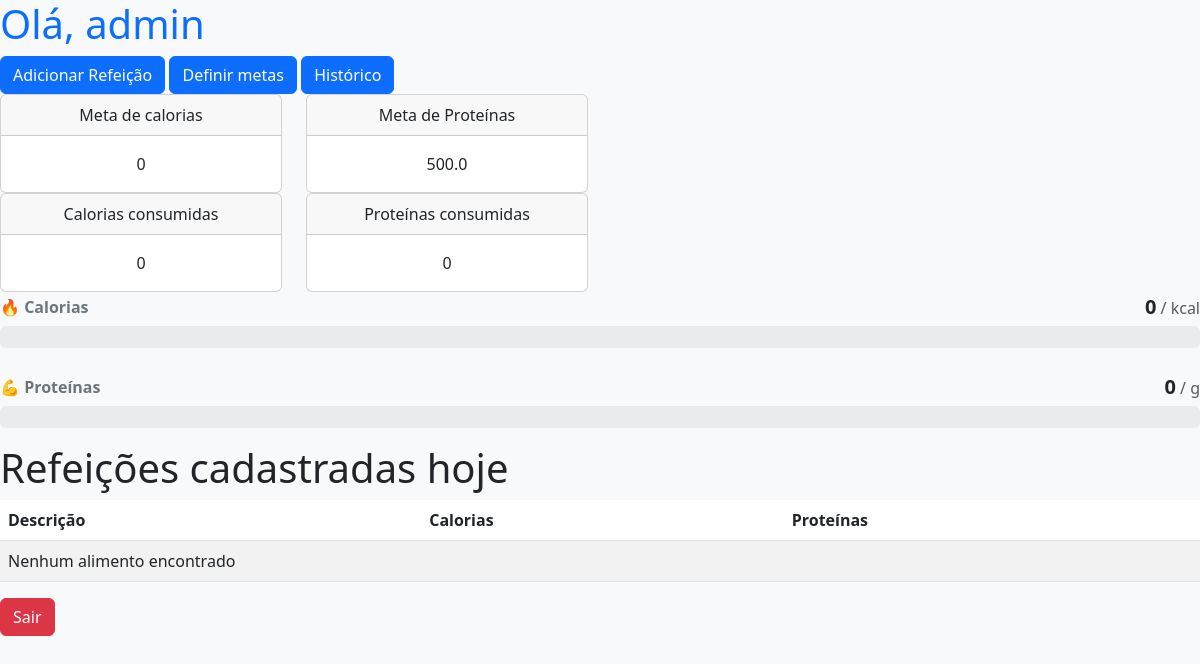
Page /painel/ (signed in) on the earlier database version.
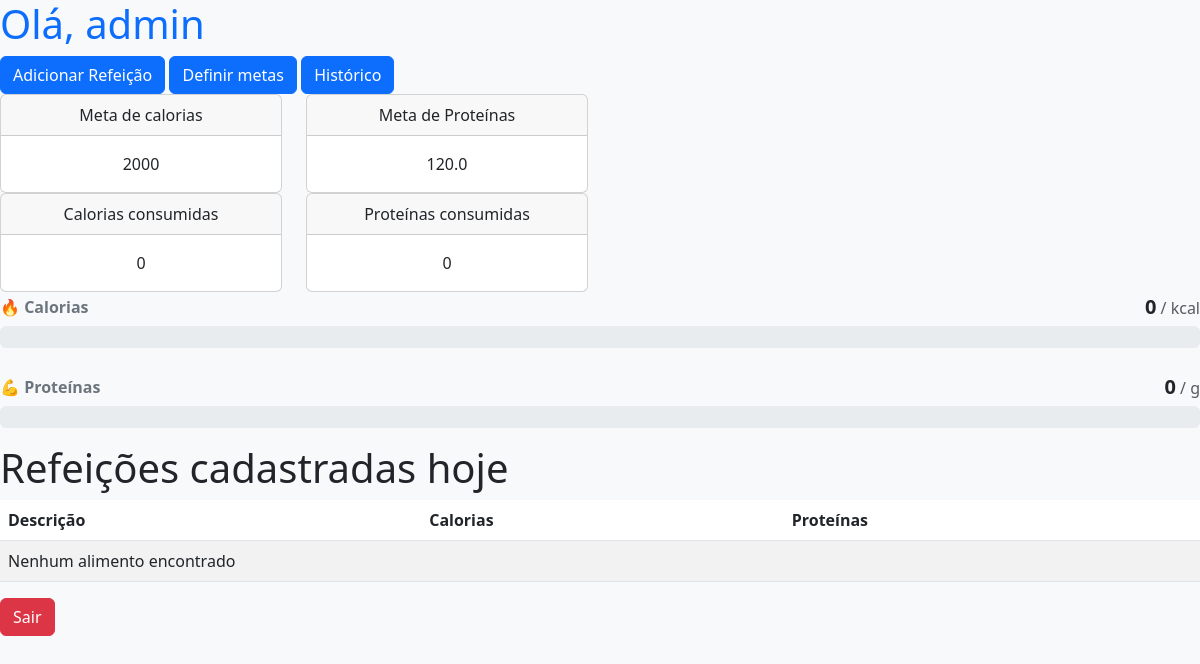
Same page on the later database version.
### nutricao/models.py (models this page shows)
class Metas(models.Model):
    usuario = models.OneToOneField(User, on_delete=models.CASCADE)
    meta_calorias = models.IntegerField(default=0)
    meta_proteinas = models.FloatField(default=0)

### nutricao/views.py (the view)
# urls.py: path('painel/', views.lista_refeicoes, name='painel'),
@login_required
def lista_refeicoes(request):
    try:
        meta_do_usuario = Metas.objects.get(usuario=request.user)
        meta_calorias = meta_do_usuario.meta_calorias
        meta_proteinas = meta_do_usuario.meta_proteinas
    except Metas.DoesNotExist:
        meta_do_usuario = None
        meta_calorias = 0
        meta_proteinas = 0
    hoje = timezone.now().date()
    refeicoes_hoje = Refeicoes.objects.filter(
        usuario = request.user,
        data = hoje
    )
    totais = refeicoes_hoje.aggregate(
        total_cal = Sum('calorias'),
        total_prot = Sum('proteinas')
    )
    calorias_consumidas = totais['total_cal'] or 0
    proteinas_consumidas = totais['total_prot'] or 0
    pct_calorias = 0
    if meta_calorias > 0:
        pct_calorias = (calorias_consumidas / meta_calorias) * 100
    pct_proteinas = 0
    if meta_proteinas > 0:
        pct_proteinas = (proteinas_consumidas / meta_proteinas) * 100
    contexto = {
        'metas': meta_do_usuario,
        'alimentos': refeicoes_hoje,
        'calorias_consumidas': calorias_consumidas,
        'proteinas_consumidas': proteinas_consumidas,
        'pct_calorias': pct_calorias,
        'pct_proteinas': pct_proteinas
    }
    return render(request, 'nutricao/lista.html', contexto)

### nutricao/templates/nutricao/lista.html (shortened to what this page needs)
<!DOCTYPE html>
<html lang="pt-br">
<head>
    <link href="https://cdn.jsdelivr.net/npm/bootstrap@5.3.0/dist/css/bootstrap.min.css" rel="stylesheet">
</head>
<body class="bg-light">
        <h1 class="display-6 text-primary">Olá, {{ user.username }}</h1>
    <a href="{% url 'adicionar_ia' %}" class="btn btn-primary">
        Adicionar Refeição
    </a>
    <a href="{% url 'definir_metas' %}" class="btn btn-primary">
        Definir metas
    </a>
    <a href="{% url 'historico' %}" class="btn btn-primary">
        Histórico
    </a>
    <div class="row">
        <div class="col-md-3">
            <div class="card text-center">
                <div class="card-header">
                    Meta de calorias
                </div>
                <div class="card-body">
                    {{metas.meta_calorias}}
                </div>
            </div>
        </div>
        <div class="col-md-3">
            <div class="card text-center">
                <div class="card-header">
                    Meta de Proteínas
                </div>
                <div class="card-body">
                    {{metas.meta_proteinas}}
                </div>
            </div>
        </div>
    </div>
    <div class="row">
        <div class="col-md-3">
            <div class="card text-center">
                <div class="card-header">
                    Calorias consumidas
                </div>
                <div class="card-body">
                    {{calorias_consumidas}}
                </div>
            </div>
        </div>
        <div class="col-md-3">
            <div class="card text-center">
                <div class="card-header">
                    Proteínas consumidas
                </div>
                <div class="card-body">
                    {{proteinas_consumidas}}
                </div>
            </div>
        </div>
    </div>
    <div class="mb-4">
        <div class="d-flex justify-content-between align-items-center mb-1">
            <span class="fw-bold text-secondary">🔥 Calorias</span>
            <span class="text-muted">
                <strong class="text-dark fs-5">{{ calorias_consumidas }}</strong> / {{ meta.meta_calorias }} kcal
            </span>
        </div>
        <div class="progress" style="height: 22px;">
        </div>
    </div>
    <div class="mb-3">
        <div class="d-flex justify-content-between align-items-center mb-1">
            <span class="fw-bold text-secondary">💪 Proteínas</span>
            <span class="text-muted">
                <strong class="text-dark fs-5">{{ proteinas_consumidas }}</strong> / {{ meta.meta_proteinas }} g
            </span>
        </div>
        <div class="progress" style="height: 22px;">
        </div>
    </div>
    <h1>Refeições cadastradas hoje</h1>
    <div class="table-responsive">
    <table class="table table-striped table-hover">
        <thead>
            <tr>
                <th>Descrição</th>
                <th>Calorias</th>
                <th>Proteínas</th>
            </tr>
        </thead>
        <tbody>
            {% for item in alimentos %}
            <tr>
                <td>{{ item.descricao }}</td>
                <td>{{ item.calorias }} Kcal</td>
                <td>{{ item.proteinas }} g</td>
            </tr>
            {% empty %}
            <tr>
                <td colspan="3">Nenhum alimento encontrado</td>
            </tr>
            {% endfor %}
        </tbody>
    </table>
    </div>
    <a href="{% url 'logout' %}" class="btn btn-danger">
        Sair
    </a>
</body>
</html>

Differences in the rows shown:
changed Metas: meta_calorias "0" → "2000"; meta_proteinas "500.0" → "120.0"
